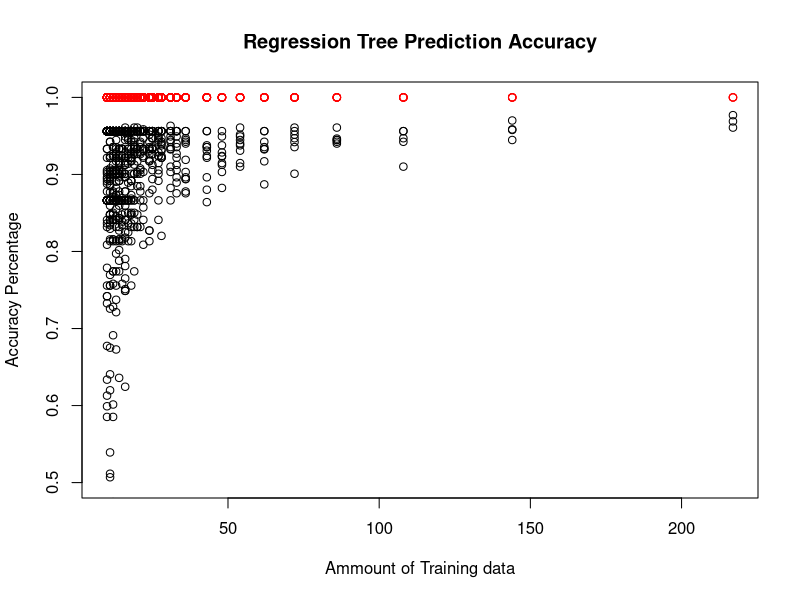
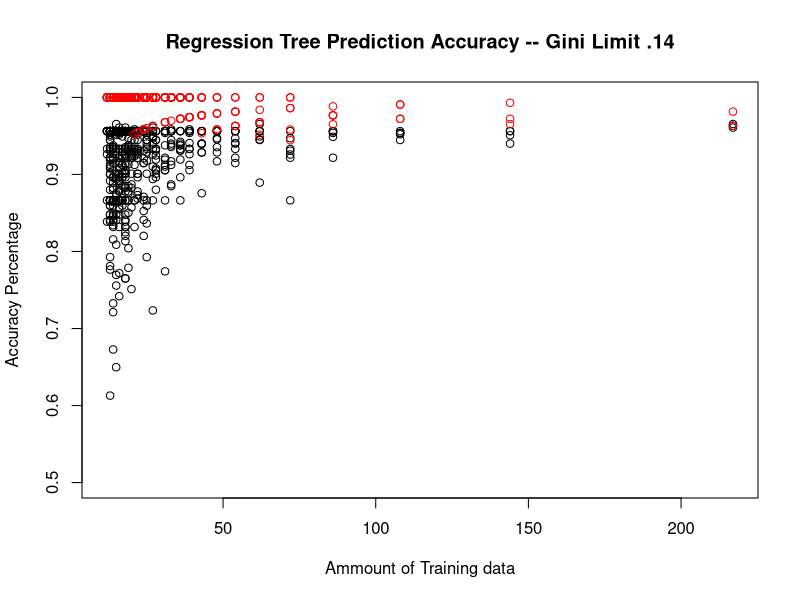
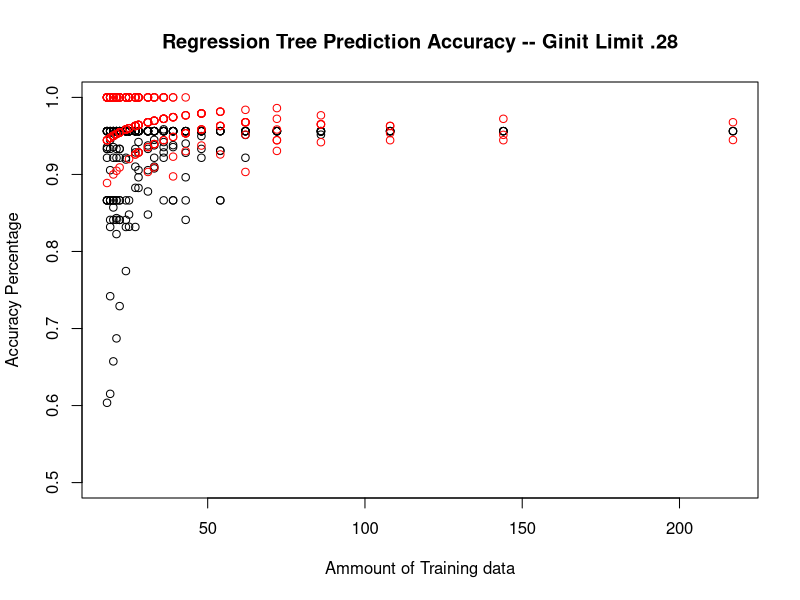

These charts were generated, in order, by the following R code:
## ---- chunk 1
#setting up data from my tests for Regression Trees
rTrees <- read.delim("rdata.txt", header = F)
rTrees$V1 <- gsub(pattern = " ", replacement = "", rTrees$V1,fixed = TRUE)
rTrees <- data.frame(do.call('rbind', strsplit(as.character(rTrees$V1),',',fixed = T)))
rTrees$X1 <- as.numeric(as.character(rTrees$X1))
rTrees$X2 <- as.numeric(as.character(rTrees$X2))

#Setting up data for tests with limiting the gini to .14
gini <- read.delim("GiniLimit.txt",header=F)
gini$V1 <- gsub(pattern = " ", replacement = "", gini$V1,fixed = TRUE)
gini <- data.frame(do.call('rbind', strsplit(as.character(gini$V1),',',fixed = T)))
gini$X1 <- as.character(gini$X1)

giniTraining <- subset(gini, gini$X1=='r')
giniTesting <- subset(gini, gini$X1=='t')

#setting up data for tests with limiting the gini to .24
gini24 <- read.delim("GiniLimit24.txt", header=F)
gini24$V1 <- gsub(pattern = " ", replacement = "", gini24$V1,fixed = TRUE)
gini24 <- data.frame(do.call('rbind', strsplit(as.character(gini24$V1),',',fixed = T)))
gini24$X1 <- as.character(gini24$X1)

giniTraining24 <- subset(gini24, gini24$X1=='r')
giniTesting24 <- subset(gini24, gini24$X1=='t')

## ---- chunk 2
plot((rTrees$X1),(rTrees$X2), type = "p", main = "Regression Tree Prediction Accuracy", 
     xlab = "Ammount of Training data", ylab="Accuracy Percentage",ylim= c(.5,1))
lines(rTrees$X1,rep.int(1,length(rTrees$X1)),type = 'p', col='red')
## ---- chunk 3
plot(as.numeric(as.character(giniTesting$X2)), as.numeric(as.character(giniTesting$X3)), type = "p", main = "Regression Tree Prediction Accuracy -- Gini Limit .14", 
     xlab = "Ammount of Training data", ylab="Accuracy Percentage",ylim= c(.5,1))

lines(as.numeric(as.character(giniTraining$X2)), as.numeric(as.character(giniTraining$X3)), type = "p",
     xlab = "Ammount of Training data", ylab="Accuracy Percentage",ylim= c(.5,1),col='red')

## ---- chunk 4
plot(as.numeric(as.character(giniTesting24$X2)), as.numeric(as.character(giniTesting24$X3)), type = "p", main = "Regression Tree Prediction Accuracy -- Ginit Limit .28", 
     xlab = "Ammount of Training data", ylab="Accuracy Percentage",ylim= c(.5,1))

lines(as.numeric(as.character(giniTraining24$X2)), as.numeric(as.character(giniTraining24$X3)), type = "p",
     xlab = "Ammount of Training data", ylab="Accuracy Percentage",ylim= c(.5,1),col='red')

